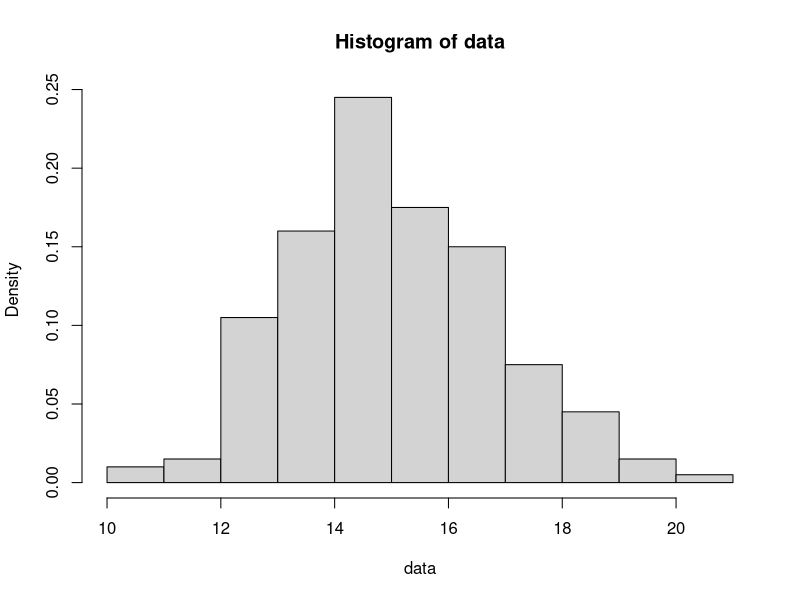
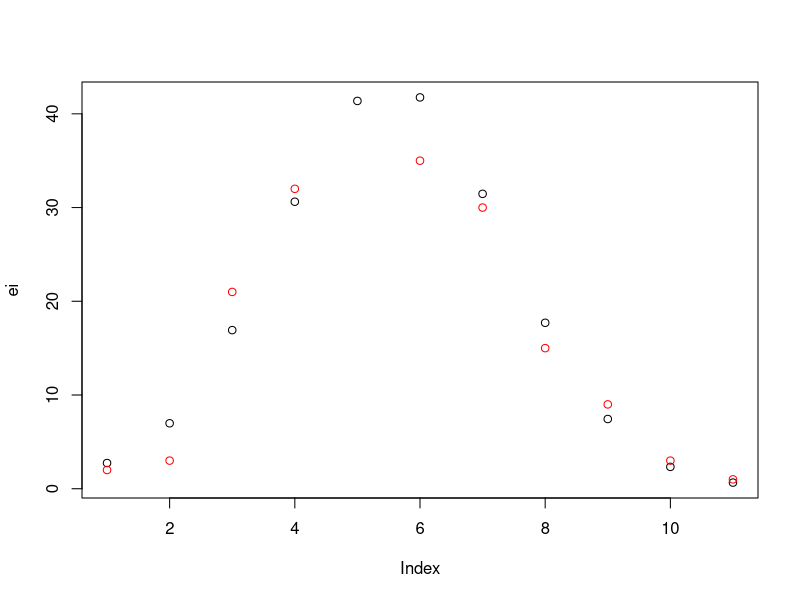

These figures' R source, in order:
# Goodness of fit test
# MANUAL version

# generate the data
count <- 200
data <- rnorm(count, 15, 2)
data.m <- mean(data)
data.s <- sd(data)

# plot histogram and collect bins
(data.h <- hist(data, freq=F))

# data$counts are Oi (Observed values), we need to calculate the Ei's for the same
# bins, as defined in data$breaks
data.b <- data.h$breaks
data.b[1] <- -Inf
data.b[length(data.b)] <- Inf
ei <- diff(pnorm(data.b, data.m, data.s)) * count
plot(ei)
points(data.h$counts, col="red")

# or, manually:
chi <- sum(((data.h$counts - ei)**2)/ei)
# Find p-value, 10 bins, two parameters:
pchisq(chi, df=7)

# In one step:
ks.test(data, "pnorm", mean=data.m, sd=data.s)

# for normality only:
shapiro.test(data)
